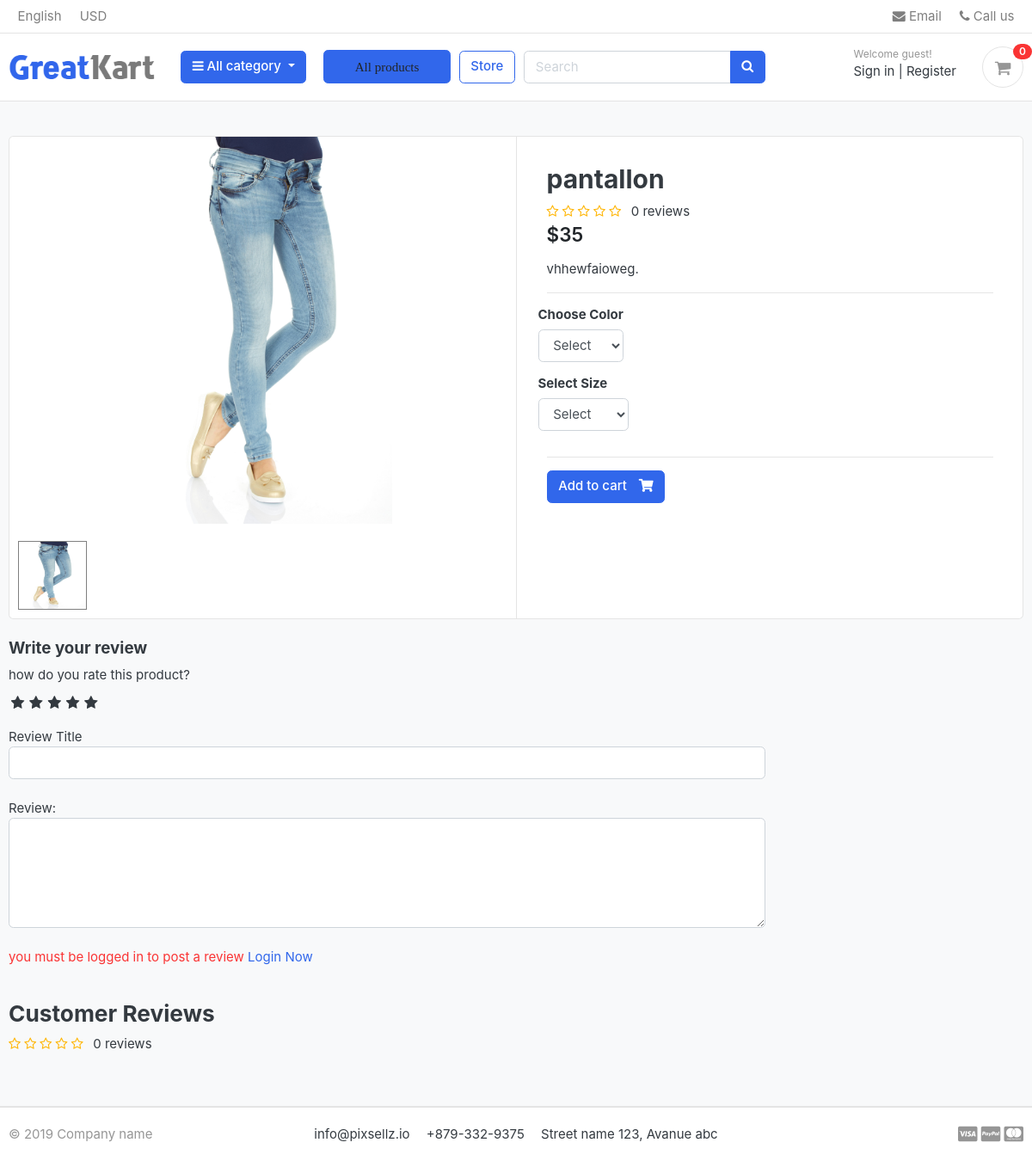
Before: /store/category/pantallon/pantallon/ with the older database file.
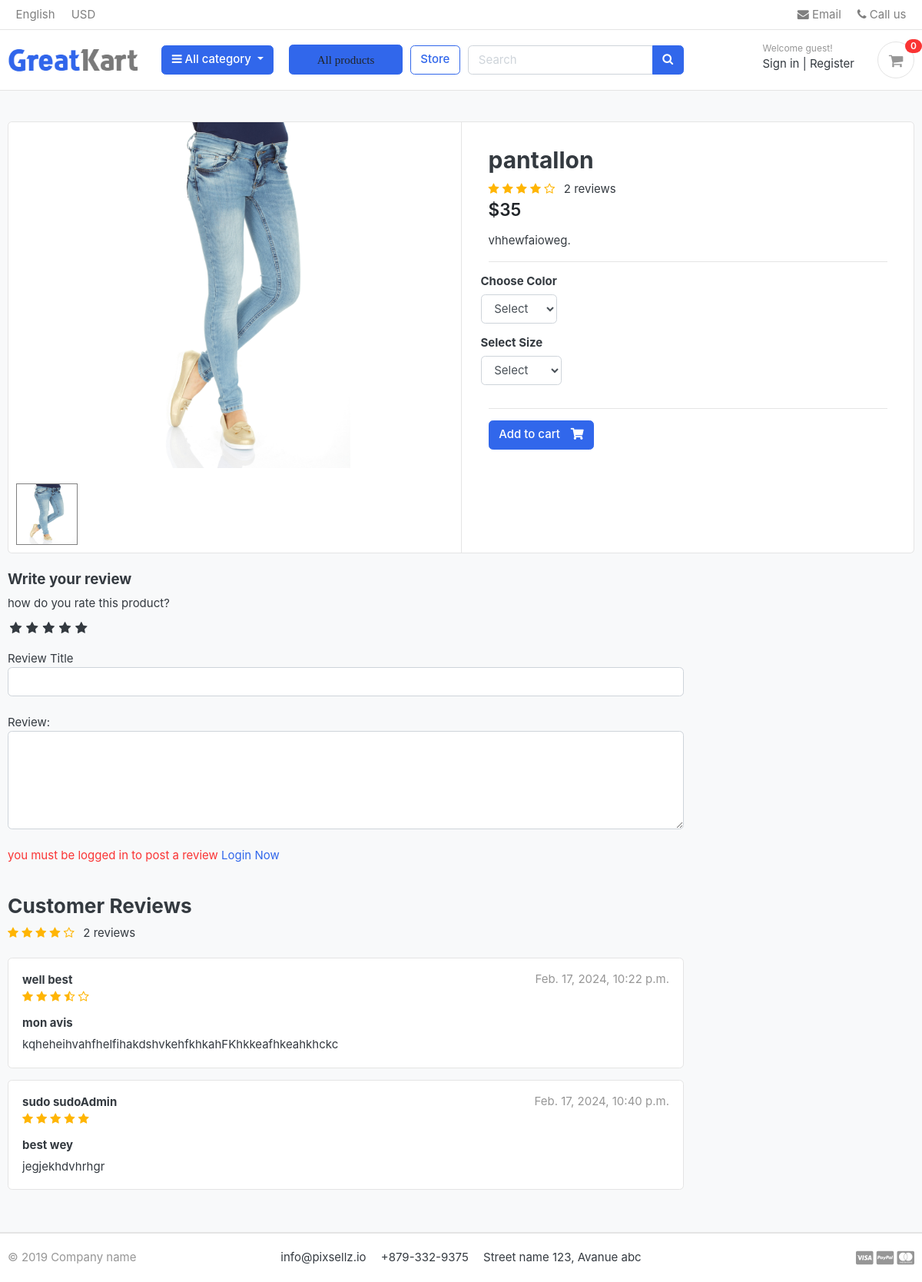
After: the same page with the newer database file.
### store/models.py (models this page shows, shortened)
class Product(models.Model):
    product_name=models.CharField(max_length=50,unique=True)
    slug=models.SlugField(max_length=50,unique=True)
    description=models.TextField(max_length=500,blank=True)
    price=models.IntegerField()
    image=models.ImageField(upload_to='photos/products')
    stock=models.IntegerField()
    is_available=models.BooleanField(default=True)
    category=models.ForeignKey(category,on_delete=models.CASCADE)
    created_date=models.DateTimeField(auto_now_add=True)
    modified_date=models.DateTimeField(auto_now=True)
    def averageReview(self):
        reviews=ReviewRating.objects.filter(product=self,status=True).aggregate(average=Avg('rating'))
        avg=0
        if reviews['average'] is not None:
            avg=float(reviews['average'])
        return avg
    def countReview(self):
        reviews=ReviewRating.objects.filter(product=self,status=True).aggregate(count=Count('id'))
        count=0
        if reviews['count'] is not None:
            count=int(reviews['count'])
        return count

class ReviewRating(models.Model):
    product=models.ForeignKey(Product,on_delete=models.CASCADE)
    user=models.ForeignKey(Accounts,on_delete=models.CASCADE)
    subject=models.CharField(max_length=100,blank=True)
    review=models.TextField(max_length=500,blank=True)
    rating=models.FloatField()
    ip=models.CharField(max_length=20,blank=True)
    status=models.BooleanField(default=True)
    created_at=models.DateTimeField(auto_now_add=True)
    updated_at=models.DateTimeField(auto_now=True)

### accounts/models.py (models this page shows, shortened)
class Accounts(AbstractBaseUser):
    first_name=models.CharField(max_length=50)
    last_name=models.CharField(max_length=50)
    username=models.CharField(max_length=50, unique=True)
    email=models.EmailField(max_length=100,unique=True)
    phone_number=models.CharField(max_length=50)
    date_join=models.DateTimeField(auto_now_add=True)
    last_login=models.DateTimeField(auto_now_add=True)
    is_admin=models.BooleanField(default=False)
    is_staff=models.BooleanField(default=False)
    is_active=models.BooleanField(default=False)
    is_superadmin=models.BooleanField(default=False)
    USERNAME_FIELD='email'
    REQUIRED_FIELDS=['username','first_name','last_name']
    objects=MyAccountManager()
    def full_name(self):
        return f'{self.first_name} {self.last_name}'

### store/views.py (the view)
# urls.py: path('store/category/<slug:category_slug>/<slug:product_slug>/', views.product_detail, name='products_details'),  # Fixed the URL pattern
def product_detail(request,category_slug,product_slug):
    try:
        single_product = Product.objects.get(category__slug=category_slug,slug=product_slug)#dans produit je dois recuperer le slug se trouvant dans categorie
        in_cart=CartItem.objects.filter(cart__cart_id=_cart_id(request),product=single_product).exists()
    except Exception as e:
        raise e
    if request.user.is_authenticated:
        try:
            orderproduct=OrderProduct.objects.filter(user=request.user,product_id=single_product.id).exists()
        except OrderProduct.DoesNotExist:
            orderproduct=None
    else:
        orderproduct=None
    reviews=ReviewRating.objects.filter(product_id=single_product.id,status=True)
    product_gallery=ProductGallery.objects.filter(product_id=single_product.id)
    context={
        'single_product':single_product,
        'in_cart':in_cart,
        'orderproduct':orderproduct,
        'reviews':reviews,
        'product_gallery':product_gallery,
    }
    return render(request,'store/product_detail.html',context)

### carts/context_processors.py (called while the page is built)
def counter(request):
    cart_count=0
    if 'admin' in request.path:
        return {}
    else:
        try:
            cart=Cart.objects.filter(cart_id=_cart_id(request))
            if request.user.is_authenticated:
                cart_items = CartItem.objects.all().filter(user=request.user)
            else:
                cart_items = CartItem.objects.all().filter(cart=cart[:1])
            for cart_item in cart_items:
                cart_count += cart_item.quantity
        except Cart.DoesNotExist:
            cart_count=0
    return dict(cart_count = cart_count)

### carts/views.py (called while the page is built)
def _cart_id(request):
    cart = request.session.session_key
    if not cart:
        request.session.create()
        cart = request.session.session_key
    return cart

### category/context_processor.py (called while the page is built)
def menu_link(request):
    links = category.objects.all()
    return dict(links=links)

### category/models.py (called while the page is built)
    def get_url(self):
        return reverse('products_by_category',args=[self.slug])

### store/models.py (called while the page is built)
    def colors(self):
        return super(VariationManager,self).filter(variation_category='color',is_active=True)

    def sizes(self):
        return super(VariationManager,self).filter(variation_category='size',is_active=True)

### e_commerce/templates/store/product_detail.html (shortened to what the changed rows need)
{% extends "base.html" %}
{% load static %}
{% block content %}
<section class="section-content padding-y bg">
    <div class="container">
    <div class="card">
        <div class="row no-gutters">
            <aside class="col-md-6">
    <article class="gallery-wrap">
        <div class="img-big-wrap mainImage">
           <center><img src="{{ single_product.image.url }}"></center>
        </div>
    </article>
        <ul class="thumb">
            <li>
                <a href="{{ single_product.image.url }}" target="mainImage"><img src="{{ single_product.image.url }}" alt="Product Image"></a>
            </li>
        </ul>
            </aside>
            <main class="col-md-6 border-left">
      <form action = "{% url 'add_cart' single_product.id %}" method="POST">
          <article class="content-body">
          <h2 class="title">{{ single_product.product_name }}</h2>
          <div class="rating-star">
            <span>
                <i class="fa fa-star{% if single_product.averageReview  < 0.5 %}-o{% elif single_product.averageReview >= 0.5 and single_product.averageReview < 1 %}-half-o {% endif %}" aria_hidden="True"></i>
                <i class="fa fa-star{% if single_product.averageReview  < 1.5 %}-o{% elif single_product.averageReview >= 1.5 and single_product.averageReview < 2 %}-half-o {% endif %}" aria_hidden="True"></i>
                <i class="fa fa-star{% if single_product.averageReview  < 2.5 %}-o{% elif single_product.averageReview >= 2.5 and single_product.averageReview < 3 %}-half-o {% endif %}" aria_hidden="True"></i>
                <i class="fa fa-star{% if single_product.averageReview  < 3.5 %}-o{% elif single_product.averageReview >= 3.5 and single_product.averageReview < 4 %}-half-o {% endif %}" aria_hidden="True"></i>
                <i class="fa fa-star{% if single_product.averageReview  < 4.5 %}-o{% elif single_product.averageReview >= 4.5 and single_product.averageReview < 5 %}-half-o {% endif %}" aria_hidden="True"></i>
                <span class="pt-5 px-2">{{ single_product.countReview }} reviews</span>
            </span>
            </div>
          <div class="mb-3">
              <var class="price h4">${{ single_product.price }}</var>
          </div>
          <p>{{ single_product.description }}.</p>
          <hr>
              <div class="row">
                  <div class="item-option-select">
                  </div>
              </div>
              <div class="row">
                  <div class="item-option-select">
                  </div>
              </div>
              <hr>
              {% if single_product.stock <= 0 %}
                  <h5 class="text-danger">Out of stock </h5>
                  {% else %}
                  <button type="submit" class="btn  btn-primary"> <span class="text">Add to cart</span> <i class="fas fa-shopping-cart"></i>  </button>
              {% endif %}
          </article>
  </form>
            </main>
        </div>
    </div>
    <br>
    <div class="row">
                <div class="col-md-9">
    <br>
    <header class="section-heading">
        <div class="rating-star">
        <span>
            <i class="fa fa-star{% if single_product.averageReview  < 0.5 %}-o{% elif single_product.averageReview >= 0.5 and single_product.averageReview < 1 %}-half-o {% endif %}" aria_hidden="True"></i>
            <i class="fa fa-star{% if single_product.averageReview  < 1.5 %}-o{% elif single_product.averageReview >= 1.5 and single_product.averageReview < 2 %}-half-o {% endif %}" aria_hidden="True"></i>
            <i class="fa fa-star{% if single_product.averageReview  < 2.5 %}-o{% elif single_product.averageReview >= 2.5 and single_product.averageReview < 3 %}-half-o {% endif %}" aria_hidden="True"></i>
            <i class="fa fa-star{% if single_product.averageReview  < 3.5 %}-o{% elif single_product.averageReview >= 3.5 and single_product.averageReview < 4 %}-half-o {% endif %}" aria_hidden="True"></i>
            <i class="fa fa-star{% if single_product.averageReview  < 4.5 %}-o{% elif single_product.averageReview >= 4.5 and single_product.averageReview < 5 %}-half-o {% endif %}" aria_hidden="True"></i>
            <span class="pt-5 px-2">{{ single_product.countReview }} reviews</span>
        </span>
        </div>
    </header>
    {% for review in reviews %}
        <article class="box mb-3">
            <div class="icontext w-100">
                <div class="text">
                    <span class="date text-muted float-md-right">{{ review.updated_at}} </span>
                    <h6 class="mb-1">{{ review.user.full_name }}</h6>
                    <div class="rating-star">
                        <span>
                            <i class="fa fa-star{% if review.rating == 0.5 %}-half-o{% elif review.rating < 1 %}-o {% endif %}" aria_hidden="True"></i>
                            <i class="fa fa-star{% if review.rating == 1.5 %}-half-o{% elif review.rating < 2 %}-o {% endif %}" aria_hidden="True"></i>
                            <i class="fa fa-star{% if review.rating == 2.5 %}-half-o{% elif review.rating < 3 %}-o {% endif %}" aria_hidden="True"></i>
                            <i class="fa fa-star{% if review.rating == 3.5 %}-half-o{% elif review.rating < 4 %}-o {% endif %}" aria_hidden="True"></i>
                            <i class="fa fa-star{% if review.rating == 4.5 %}-half-o{% elif review.rating < 5 %}-o {% endif %}" aria_hidden="True"></i>
                        </span>
                    </div>
                 </div>
            </div>
            <div class="mt-3">
                <h6>{{ review.subject }}</h6>
                <p>{{ review.review}} </p>
            </div>
        </article>
    {% endfor %}
        </div>
    </div>
    </div>
    </section>
{% endblock%}

Changed rows visible on the page:
changed Product "pantallon": countReview "0" → "2"
added ReviewRating: updated_at "Feb. 17, 2024, 10:22 p.m.", user.full_name "well best", rating 3.5 (drawn), subject "mon avis", review "kqheheihvahfhelfihakdshvkehfkhkahFKhkkeafhkeahkhckc"
added ReviewRating: updated_at "Feb. 17, 2024, 10:40 p.m.", user.full_name "sudo sudoAdmin", rating 5 (drawn), subject "best wey", review "jegjekhdvhrhgr"
